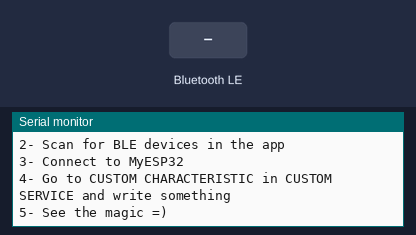
Recording of a sketch running on a simulated ESP32. Shown: the last lines printed to the serial monitor. The test bench sets the inputs (shaded band). Nothing arrives over Bluetooth unless stated; a phone connects over Bluetooth LE 3 s after start.

Above: at 1.2 s.
1.3 s: Bluetooth LE write "1" received
At 1.7 s:
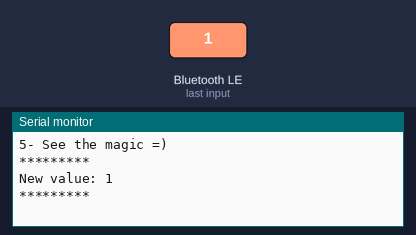
2.8 s: Bluetooth LE write "0" received
At 3.8 s:
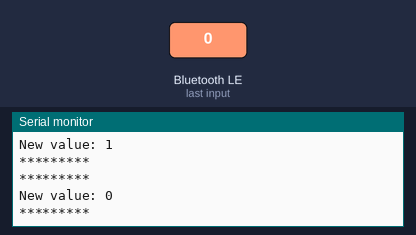
5.5 s: Bluetooth LE write "2" received
At 5.9 s:
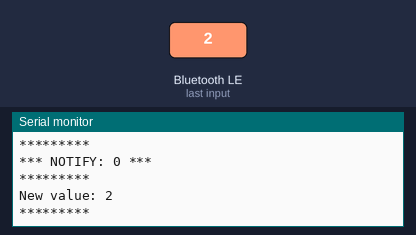
Timing chart, 0 to 8.5 s (numbered marks = the images above; inputs shaded):
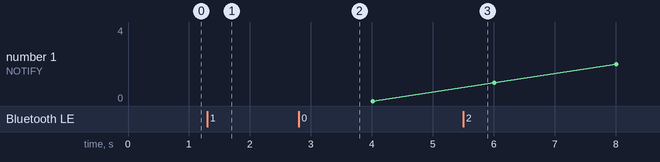

Measured:
- after the input at 1.3 s, the serial monitor: prints a new line at once (image 1)
- after the input at 2.8 s, the serial monitor: prints a new line at once (image 2)
- after the input at 5.5 s, the serial monitor: prints a new line at once (image 3)

The sketch:

sketch_sep24d.ino
```cpp
/*
    Based on Neil Kolban example for IDF: https://github.com/nkolban/esp32-snippets/blob/master/cpp_utils/tests/BLE%20Tests/SampleWrite.cpp
    Ported to Arduino ESP32 by Evandro Copercini
*/

#include <BLEDevice.h>
#include <BLEUtils.h>
#include <BLEServer.h>
#include <BLE2902.h>

BLECharacteristic *pCharacteristic2;
bool deviceConnected = false;
uint8_t value = 0;

// See the following for generating UUIDs:
// https://www.uuidgenerator.net/

#define SERVICE_UUID        "4fafc201-1fb5-459e-8fcc-c5c9c331914b"
#define CHARACTERISTIC_UUID1 "beb5483e-36e1-4688-b7f5-ea07361b26a8"
#define CHARACTERISTIC_UUID2 "beb5483e-36e1-4688-b7f5-ea07361b26a9"


class MyCallbacks: public BLECharacteristicCallbacks {
    void onWrite(BLECharacteristic *pCharacteristic) {
      std::string value = pCharacteristic->getValue();

      if (value.length() > 0) {
        Serial.println("*********");
        Serial.print("New value: ");
        for (int i = 0; i < value.length(); i++)
          Serial.print(value[i]);

        Serial.println();
        Serial.println("*********");
      }
    }
};

class MyServerCallbacks: public BLEServerCallbacks {
    void onConnect(BLEServer* pServer) {
      deviceConnected = true;
    };

    void onDisconnect(BLEServer* pServer) {
      deviceConnected = false;
    }
};


void setup() {
  Serial.begin(115200);

  Serial.println("1- Download and install an BLE scanner app in your phone");
  Serial.println("2- Scan for BLE devices in the app");
  Serial.println("3- Connect to MyESP32");
  Serial.println("4- Go to CUSTOM CHARACTERISTIC in CUSTOM SERVICE and write something");
  Serial.println("5- See the magic =)");

  BLEDevice::init("MyESP32");
  BLEServer *pServer = BLEDevice::createServer();

  BLEService *pService = pServer->createService(SERVICE_UUID);
  pServer->setCallbacks(new MyServerCallbacks());

  //set Characteristic1
  BLECharacteristic *pCharacteristic1 = pService->createCharacteristic(
                                          CHARACTERISTIC_UUID1,
                                          BLECharacteristic::PROPERTY_READ |
                                          BLECharacteristic::PROPERTY_WRITE
                                        );

  pCharacteristic1->setCallbacks(new MyCallbacks());

  pCharacteristic1->setValue("Hello World");

  //set Characteristic2
  pCharacteristic2 = pService->createCharacteristic(
                                         CHARACTERISTIC_UUID2,
                                         BLECharacteristic::PROPERTY_READ   |
                                         BLECharacteristic::PROPERTY_WRITE  |
                                         BLECharacteristic::PROPERTY_NOTIFY |
                                         BLECharacteristic::PROPERTY_INDICATE
                                       );

  // https://www.bluetooth.com/specifications/gatt/viewer?attributeXmlFile=org.bluetooth.descriptor.gatt.client_characteristic_configuration.xml
  // Create a BLE Descriptor
  pCharacteristic2->addDescriptor(new BLE2902());

  //Start the service
  pService->start();


  /*
    BLEAdvertising *pAdvertising = pServer->getAdvertising();
    pAdvertising->start();
  */

  // Start advertising
  pServer->getAdvertising()->start();

}

void loop() {
  // put your main code here, to run repeatedly:
  if (deviceConnected) {
    Serial.printf("*** NOTIFY: %d ***\n", value);
    pCharacteristic2->setValue(&value, 1);
    pCharacteristic2->notify();
    //pCharacteristic->indicate();
    value++;
  }
  delay(2000);
}
```
